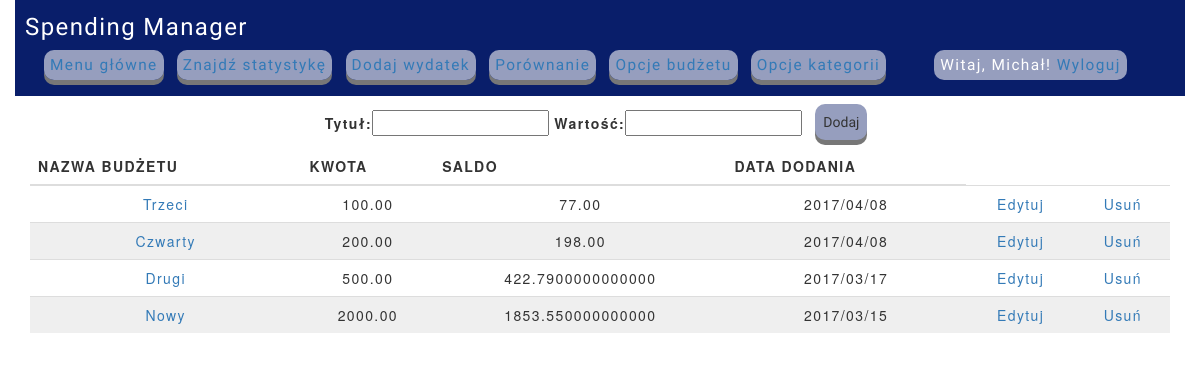
The app's page /budget_setup (signed in) with its own data.
### core_sm/models.py (models this page shows, shortened)
class Budget(models.Model):
    user = models.ForeignKey(settings.AUTH_USER_MODEL)
    title = models.CharField(max_length=200, db_index=True)
    value = models.DecimalField(decimal_places=2, max_digits=10)
    publish = models.DateField(auto_now_add=True)
    updated = models.DateField(auto_now=True)
    class Meta:
        ordering = ('-publish',)

### core_sm/views.py (the view)
# urls.py: url(r'^budget_setup$', views.budget_setup, name='budget_setup'),
@login_required
def budget_setup(request):
    add = False
    if request.method == 'POST':
        form = BudgetForm(request.POST)
        if form.is_valid():
            add = True
            f = form.save(commit=False)
            f.user = request.user
            f.save()
    else:
        form = BudgetForm()
    budget_titles = []
    budget_values = []
    budget_id = []
    budget_created = []
    spendings_values = []
    for item in Budget.objects.filter(user_id=User.objects.get(username=request.user).id).values('title', 'value', 'id', 'publish'):
        budget_titles.append(item['title'])
        budget_values.append(item['value'])
        budget_id.append(item['id'])
        budget_created.append(str(item['publish']).replace('-', '/'))
        try:
            spendings_values.append(item['value'] - Cost.objects.filter(budget_id=item['id']).aggregate(Sum('value'))['value__sum'])
        except(TypeError):
            spendings_values.append(item['value'])
    all_data = zip(budget_titles, budget_values, spendings_values, budget_id, budget_created)
    return render(request, 'core_sm/costs/budget/budget_setup.html', {'add': add,
                                                         'form': form,
                                                         'all_data': all_data})

### core_sm/forms.py
class BudgetForm(forms.ModelForm):
    class Meta:
        model = Budget
        fields = ['title', 'value']
        labels = {
            'title': _('Tytuł'),
            'value': _('Wartość')
        }

### core_sm/templates/core_sm/costs/budget/budget_setup.html (shortened to what this page needs)
{% extends 'core_sm/base.html' %}
{% load staticfiles %}
{% block script %}
    <link rel="stylesheet" href="https://cdn.pydata.org/bokeh/release/bokeh-0.12.3.min.css" type="text/css" />
{% endblock %}
{% block content %}
<div class="form-container">
    <form method="POST" class="form-inline">
        <div class="form-group">
        {{ form }}
        </div>
        <input type="submit" value="Dodaj">
    </form>
</div>
<table class="table">
    <thead>
    <tr>
        <th scope="col">Nazwa budżetu</th>
        <th scope="col">Kwota</th>
        <th scope="col">Saldo</th>
        <th scope="col">Data dodania</th>
    </tr>
    </thead>
    <tbody>
    {% for title, value, balance, id, date in all_data %}
    <tr>
        <td><a href="/budget/{{ id }}/">{{ title }}</a></td>
        <td>{{ value }}</td>
        <td>{{ balance }}</td>
        <td>{{ date }}</td>
        <td><a href="/budget_edit/{{ id }}/">Edytuj</a></td>
        <td>
            <a href="/budget_delete/{{ id }}/"
               onclick="return confirm('Uwaga! To spowoduje również usunięcie wszystkich wydatków powiązanych!');">Usuń</a>
        </td>
    </tr>
    {% endfor %}
    </tbody>
</table>
{% endblock %}

### core_sm/templates/core_sm/base.html (shortened to what this page needs)
{% load staticfiles %}
<!DOCTYPE html>
<html lang="pl">
<head>
    <link href="{% static 'css/style.css' %}" rel="stylesheet">
    <link rel="stylesheet" href="//maxcdn.bootstrapcdn.com/bootstrap/3.2.0/css/bootstrap.min.css">
    <link rel="stylesheet" href="//maxcdn.bootstrapcdn.com/bootstrap/3.2.0/css/bootstrap-theme.min.css">
    {% block script %}{% endblock %}
</head>
<body class="container-fluid">
        <nav>
            <p id="logo">Spending Manager</p>
            <ul class="container-fluid">
                <li class="navbar-btn"><a href="{% url 'core_sm:current_detail' %}">Menu główne</a></li>
                <li class="navbar-btn"><a href="{% url 'core_sm:costs_stats' %}">Znajdź statystykę</a></li>
                <li class="navbar-btn"><a href="{% url 'core_sm:day_data_multiadd' %}">Dodaj wydatek</a></li>
                <li class="navbar-btn"><a href="{% url 'core_sm:stats_comp' %}">Porównanie</a></li>
                <li class="navbar-btn"><a href="{% url 'core_sm:budget_setup' %}">Opcje budżetu</a></li>
                <li class="navbar-btn"><a href="{% url 'core_sm:category_setup' %}">Opcje kategorii</a></li>
                <ul class="navbar-right">
                    <li id="logon">
                    {% if request.user.is_authenticated %}
                    Witaj, {{ request.user.first_name }}!
                    <a href="{% url 'core_sm:logout' %}">Wyloguj</a>
                    {% else %}
                    <a href="{% url 'core_sm:login' %}">Zaloguj</a>
                    {% endif %}
                    </li>
                </ul>
            </ul>
        </nav>
        <main class="container">
            {% block content %}
            {% endblock %}
        </main>
</body>
</html>

### core_sm/static/css/style.css (style rules this page uses)
body { margin: 0 auto; padding: 0; font-family: Arial, helvetica, sans-serif; font-size: 12px; letter-spacing: 0.1em; width: 100%; background: #efefef; }
a { text-decoration: none; }
#logo { font-family: 'Muli', sans-serif; font-size: 24px; float: left; }
nav { width: 100%; padding: 10px; text-align: center; background:#091E6A; color:#fff; overflow:auto; font-family: 'Muli', sans-serif; font-size: 110%; }
nav ul { list-style-type: none; color: #fff; float: left; }
nav ul li { margin: 4px; padding: 6px; background: #969EBE; display: inline; font-family: 'Muli', sans-serif; cursor: pointer; outline: none; border: none; border-radius: 10px; box-shadow: 0 5px #777777; }
main { text-align: center; width: 100%; background: white; }
th { text-transform: uppercase; border-bottom: 2px solid #111111; border-top: 1px solid #999; text-align: left; }
tr:nth-child(even) { background-color: #efefef; }
.form-container input[type=submit] { margin: 0.7%; padding: 0.7%; background: #969EBE; display: inline; font-family: 'Muli', sans-serif; cursor: pointer; outline: none; border: none; border-radius: 10px; box-shadow: 0 5px #777777; }
#logon { border-radius: none; box-shadow: none; }

### records on screen
Budget: all_data "Trzeci", all_data "100.00"
Budget: all_data "Czwarty", all_data "200.00"
Budget: all_data "Drugi", all_data "500.00"
Budget: all_data "Nowy", all_data "2000.00"

### other values on screen
{{ request.user.first_name }} "Michał"
{{ balance }} "77.00" "198.00" "422.7900000000000" "1853.550000000000"
{{ date }} "2017/04/08" "2017/04/08" "2017/03/17" "2017/03/15"
